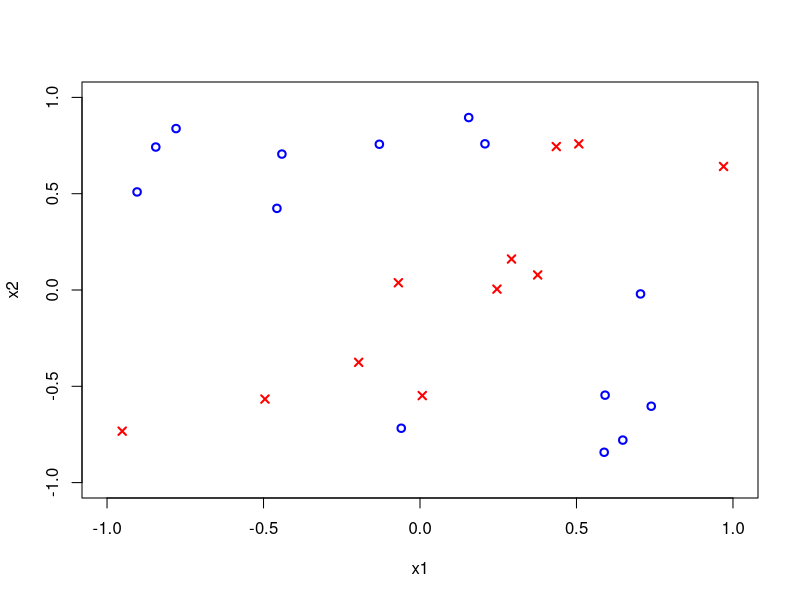

Recreate this plot in R. (Note: a time limit stopped this script after it produced the figure.)
## Implement Artificial Neural Network
## For classification problem

rm(list = ls())

# Import dataset
train <- read.table("hw4_nnet_train.dat")
test <- read.table("hw4_nnet_test.dat")

# Plot training data
plot(train[train$V3 == 1, 1], train[train$V3 == 1, 2], type = 'p', col = 'blue',
     lwd = 2, xlab = 'x1', ylab = 'x2', xlim = c(-1,1), ylim = c(-1,1))
points(train[train$V3 == -1, 1], train[train$V3 == -1, 2], col = 'red',
     pch = 4, lwd = 2, xlab = 'x1', ylab = 'x2', xlim = c(-1,1), ylim = c(-1,1))

# Data parameters
N <- nrow(train)                                  # num of examples
d <- ncol(train)-1                                # num of features
X <- train[, 1:d]; X <- as.matrix(X)
X <- cbind(rep(1, N), X)                          # (Nx(d+1)) array
Xtest <- test[, 1:d]; Xtest <- as.matrix(Xtest)
Xtest <- cbind(rep(1, nrow(Xtest)), Xtest)        # (Nx(d+1)) array
y <- train[, d+1]; y <- as.matrix(y)              # (Nx1) array
ytest <- test[, d+1]; ytest <- as.matrix(ytest)   # (Nx1) array


part <- 3

## Part 1: test convergence of ANN
if (part == 1) {
    # Training parameters
    M <- 3                                            # d-M-1 ANN, M in c(1,6,11,16,21)
    eta <- .1                                         # d-M-1 ANN, eta in c(.001,.01,.1,1,10)
    w1 <- runif((d+1)*M, -.1, .1)                     # randomly (uniformly) initialized weight
    w2 <- runif((M+1)*1, -.1, .1)
    
    # Backprop algorithm
    Esq_arr <- c()
    ptm <- proc.time()
    for (iter in 1:5e4) {
        
        # Step 1: feedforward and calculate SQUARED ERROR measure
        w1 <- matrix(w1, (d+1), M)                        # ((d+1)xM) array
        w2 <- matrix(w2, (M+1), 1)                        # ((M+1)x1) array
        hidden <- tanh(X %*% w1)
        hidden <- cbind(rep(1, N), hidden)                # (Nx(M+1)) array
        H <- tanh(hidden %*% w2)                          # hypothesis (Nx1) array
        Esq <- mean((y - H)^2)
        Esq_arr <- c(Esq_arr, Esq)
        # Step 2: backprop and get the gradie nt of SQUARED ERROR
        delH <- -2 * (y - H) * (1 - H^2)                  # (Nx1) array
        grad2 <- t(hidden) %*% delH                       # ((M+1)x1) array
        delHidden <- (delH %*% t(w2)) * (1 - hidden^2)
        # (Nx(M+1)) array, and
        # tanh'(s) = 1 - (tanh(s))^2
        # delHidden = delHidden[, 2:(M+1)]
        grad1 <- t(X) %*% delHidden[, 2:(M+1)]            # ((d+1)xM) array
        # Step 3: gradient descent
        w1 <- w1 - eta * grad1
        w2 <- w2 - eta * grad2
        
    }
    proc.time() - ptm  # 10.017 seconds
    
    hidden <- tanh(X %*% w1)
    hidden <- cbind(rep(1, nrow(hidden)), hidden)         # (Nx(M+1)) array
    H <- tanh(hidden %*% w2)                              # hypothesis (Nx1) array
    ypred <- sign(H)
    ypred[ypred == 0] <- 1
    Ein <- mean(as.numeric(ypred != y))
    
}



## Part 2: calculate avg Eout with training parameters
if (part == 2) {
    # Training parameters
    M <- 3                                            # d-M-1 ANN, M in c(1,6,11,16,21)
    r <- .1
    eta <- .01                                        # d-M-1 ANN, eta in c(.001,.01,.1,1,10)
    # Eout avg = 0.0759 for M = 3, r = .1, eta = .1
    # Eout avg = 0.0365 for M = 3, r = .1, eta = .01
    # Eout avg = 0.0360 for M = 3, r = .1, eta = .001
    
    # Backprop algorithm
    Eout_arr <- c()
    ptm <- proc.time()
    for (exp in 1:500) {
        
        # weights randomly (uniformly) initialized
        w1 <- runif((d+1)*M, -r, r)
        w1 <- matrix(w1, (d+1), M)                        # ((d+1)xM) array
        w2 <- runif((M+1)*1, -r, r)
        w2 <- matrix(w2, (M+1), 1)                        # ((M+1)x1) array
        for (iter in 1:5e4) {
            # Step 1: feedforward
            hidden <- tanh(X %*% w1)
            hidden <- cbind(rep(1, N), hidden)                # (Nx(M+1)) array
            H <- tanh(hidden %*% w2)                          # hypothesis (Nx1) array
            # Step 2: backprop and get the gradient of SQUARED ERROR
            delH <- -2 * (y - H) * (1 - H^2)                  # (Nx1) array
            grad2 <- t(hidden) %*% delH                       # ((M+1)x1) array
            delHidden <- (delH %*% t(w2)) * (1 - hidden^2)
            # (Nx(M+1)) array, and
            # tanh'(s) = 1 - (tanh(s))^2
            # delHidden = delHidden[, 2:(M+1)]
            grad1 <- t(X) %*% delHidden[, 2:(M+1)]            # ((d+1)xM) array
            # Step 3: gradient descent
            w1 <- w1 - eta * grad1
            w2 <- w2 - eta * grad2
        }
        
        # calculate Eout from the test set
        hidden <- tanh(Xtest %*% w1)
        hidden <- cbind(rep(1, nrow(hidden)), hidden)         # (Nx(M+1)) array
        H <- tanh(hidden %*% w2)                              # hypothesis (Nx1) array
        ypred <- sign(H)
        ypred[ypred == 0] <- 1
        Eout <- mean(as.numeric(ypred != ytest))
        Eout_arr <- c(Eout_arr, Eout)
    }
    proc.time() - ptm  # > 814.321 seconds
    cat('Averaged Eout:', mean(Eout_arr))  # avg Eout = 0.0364
}



## Part 3: deepen the ANN architecture
if (part == 3) {
    # Training parameters
    M1 <- 8                                           # d-M1-M2-1 ANN
    M2 <- 3
    r <- .1
    eta <- .01                                        # d-M-1 ANN, eta in c(.001,.01,.1,1,10)
    
    # Backprop algorithm
    Eout_arr <- c()
    ptm <- proc.time()
    for (exp in 1:50) {
        
        # weights randomly (uniformly) initialized
        w1 <- runif((d+1)*M1, -r, r)
        w1 <- matrix(w1, (d+1), M1)                         # ((d+1)xM1) array
        w2 <- runif((M1+1)*M2, -r, r)
        w2 <- matrix(w2, (M1+1), M2)                        # ((M1+1)xM2) array
        w3 <- runif((M2+1)*1, -r, r)
        w3 <- matrix(w3, (M2+1), 1)                         # ((M2+1)x1) array
        for (iter in 1:5e4) {
            
            # Step 1: feedforward
            hidden1 <- tanh(X %*% w1)
            hidden1 <- cbind(rep(1, N), hidden1)                  # (Nx(M1+1)) array
            hidden2 <- tanh(hidden1 %*% w2)
            hidden2 <- cbind(rep(1, N), hidden2)                  # (Nx(M2+1)) array
            H <- tanh(hidden2 %*% w3)                             # hypothesis (Nx1) array
            
            # Step 2: backprop and get the gradient of SQUARED ERROR
            delH <- -2 * (y - H) * (1 - H^2)                      # (Nx1) array
            delHidden2 <- (delH %*% t(w3)) * (1 - hidden2^2)      # (Nx(M2+1)) array
            delHidden1 <- (delHidden2[, 2:(M2+1)] %*% t(w2)) * (1 - hidden1^2)    # (Nx(M1+1)) array
            grad3 <- t(hidden2) %*% delH                          # ((M2+1)x1) array
            grad2 <- t(hidden1) %*% delHidden2[, 2:(M2+1)]        # ((M1+1)xM2) array
            grad1 <- t(X) %*% delHidden1[, 2:(M1+1)]              # ((d+1)xM1) array
            
            # Step 3: gradient descent
            w1 <- w1 - eta * grad1
            w2 <- w2 - eta * grad2
            w3 <- w3 - eta * grad3
        }
        
        # calculate Eout from the test set
        hidden1 <- tanh(Xtest %*% w1)
        hidden1 <- cbind(rep(1, nrow(hidden1)), hidden1)          # (Nx(M1+1)) array
        hidden2 <- tanh(hidden1 %*% w2)
        hidden2 <- cbind(rep(1, nrow(hidden2)), hidden2)          # (Nx(M2+1)) array
        H <- tanh(hidden2 %*% w3)                                 # hypothesis (Nx1) array
        ypred <- sign(H)
        ypred[ypred == 0] <- 1
        Eout <- mean(as.numeric(ypred != ytest))
        Eout_arr <- c(Eout_arr, Eout)
    }
    proc.time() - ptm  # > 154.484 seconds
    cat('Averaged Eout:', mean(Eout_arr))  # avg Eout = 0.03704
}
